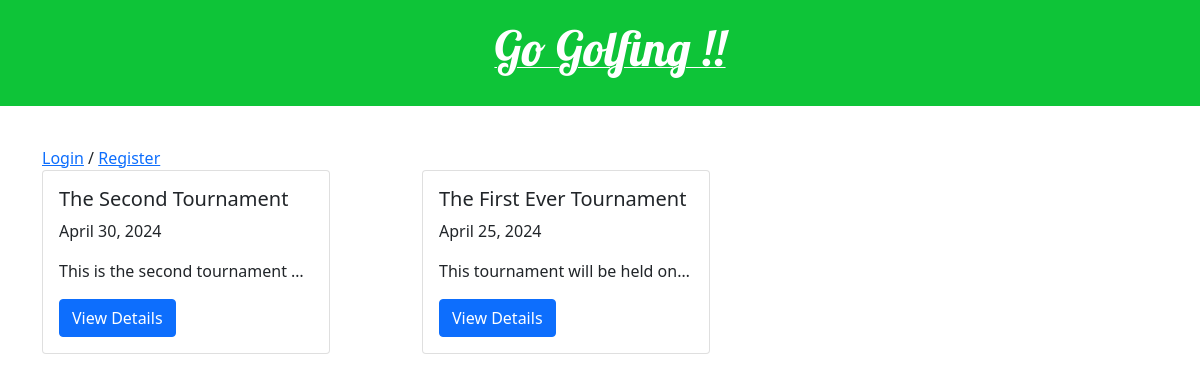
The page / on the database its author committed.
### golf/models.py (models this page shows, shortened)
class tournament(models.Model):
    name = models.CharField(max_length=150)
    desc = models.TextField()
    no_of_players = models.BigIntegerField(default=0)
    start_date = models.DateField()
    winner_id = models.IntegerField(default=0)

### golf/views.py (the view)
# urls.py: path('', views.tournament_list, name='home_page'),
def tournament_list(request):
    tournaments = tournament.objects.all().order_by('-start_date')
    return render(request, 'golf/tournament_list.html', {'tournaments': tournaments, 'today': date.today()})

### golf/templates/golf/tournament_list.html (shortened to what this page needs)
{% extends 'golf/base.html' %}
{% block content %}
    {% for tournament in tournaments %}
        <div class="col-4" style="margin-bottom: 10px;">
            <div class="card h-100" style="width: 18rem;">
                <div class="card-body">
                <h5 class="card-title">{{ tournament.name }}</h5>
                <p class="card-text">{{ tournament.start_date }}</p>
                <p class="card-text text-truncate">{{ tournament.desc }}</p>
                <a href="{% url 'tournament_detail' pk=tournament.pk %}" class="btn btn-primary">View Details</a>
                </div>
            </div>
        </div>
    {% endfor %}
{% endblock %}

### rows shown on the page
tournament: name "The Second Tournament", start_date "April 30, 2024", desc "This is the second tournament…"
tournament: name "The First Ever Tournament", start_date "April 25, 2024", desc "This tournament will be held on…"
